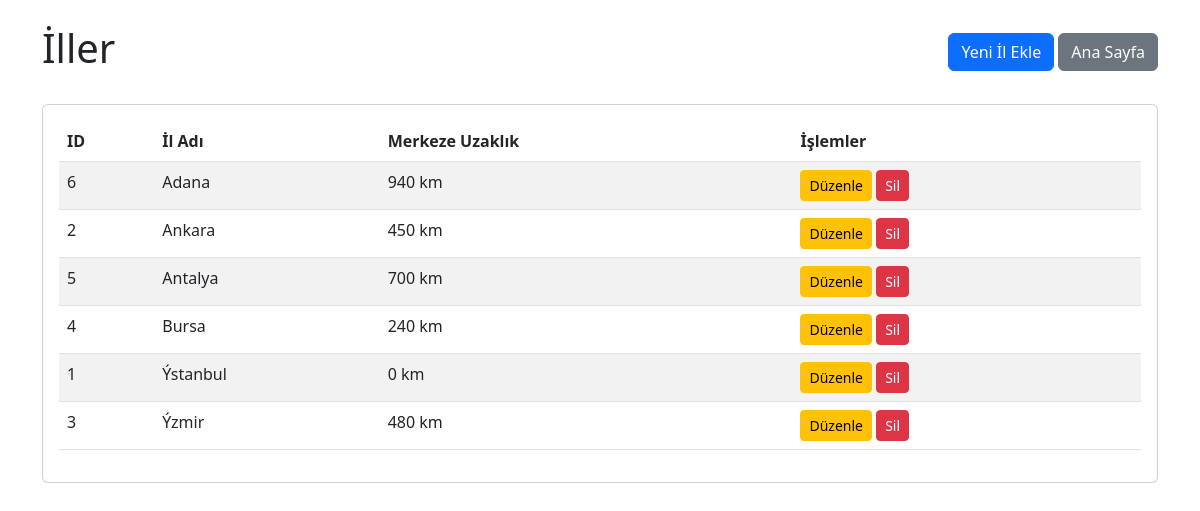
The page /iller.php on the database its author committed.
### tables this page shows
CREATE TABLE iller (
    il_id INT AUTO_INCREMENT PRIMARY KEY,
    il_adi VARCHAR(50) NOT NULL,
    merkeze_uzaklik INT NOT NULL COMMENT 'Kilometre cinsinden'
);

### iller.php (the view, shortened to what this page needs)
<?php
require_once 'config.php';
$stmt = $db->query("SELECT * FROM iller ORDER BY il_adi");
$iller = $stmt->fetchAll(PDO::FETCH_ASSOC);
?>
<!DOCTYPE html>
<html lang="tr">
<head>
    <link href="https://cdn.jsdelivr.net/npm/bootstrap@5.3.0/dist/css/bootstrap.min.css" rel="stylesheet">
</head>
<body>
    <div class="container mt-4">
        <div class="d-flex justify-content-between align-items-center mb-4">
            <h1>İller</h1>
            <div>
                <a href="il_ekle.php" class="btn btn-primary">Yeni İl Ekle</a>
                <a href="index.php" class="btn btn-secondary">Ana Sayfa</a>
            </div>
        </div>
        <div class="card">
            <div class="card-body">
                <div class="table-responsive">
                    <table class="table table-striped table-hover">
                        <thead>
                            <tr>
                                <th>ID</th>
                                <th>İl Adı</th>
                                <th>Merkeze Uzaklık</th>
                                <th>İşlemler</th>
                            </tr>
                        </thead>
                        <tbody>
                            <?php if (count($iller) > 0): ?>
                                <?php foreach ($iller as $il): ?>
                                    <tr>
                                        <td><?= $il['il_id'] ?></td>
                                        <td><?= $il['il_adi'] ?></td>
                                        <td><?= $il['merkeze_uzaklik'] ?> km</td>
                                        <td>
                                            <a href="il_duzenle.php?id=<?= $il['il_id'] ?>" class="btn btn-sm btn-warning">Düzenle</a>
                                            <a href="il_sil.php?id=<?= $il['il_id'] ?>" class="btn btn-sm btn-danger" onclick="return confirm('Bu ili silmek istediğinize emin misiniz?')">Sil</a>
                                        </td>
                                    </tr>
                                <?php endforeach; ?>
                            <?php else: ?>
                                <tr>
                                    <td colspan="4" class="text-center">Kayıtlı il bulunamadı.</td>
                                </tr>
                            <?php endif; ?>
                        </tbody>
                    </table>
                </div>
            </div>
        </div>
    </div>
</body>
</html>

### rows shown on the page
iller: il_id "6", il_adi "Adana", merkeze_uzaklik "940"
iller: il_id "2", il_adi "Ankara", merkeze_uzaklik "450"
iller: il_id "5", il_adi "Antalya", merkeze_uzaklik "700"
iller: il_id "4", il_adi "Bursa", merkeze_uzaklik "240"
iller: il_id "1", il_adi "Ýstanbul", merkeze_uzaklik "0"
iller: il_id "3", il_adi "Ýzmir", merkeze_uzaklik "480"
